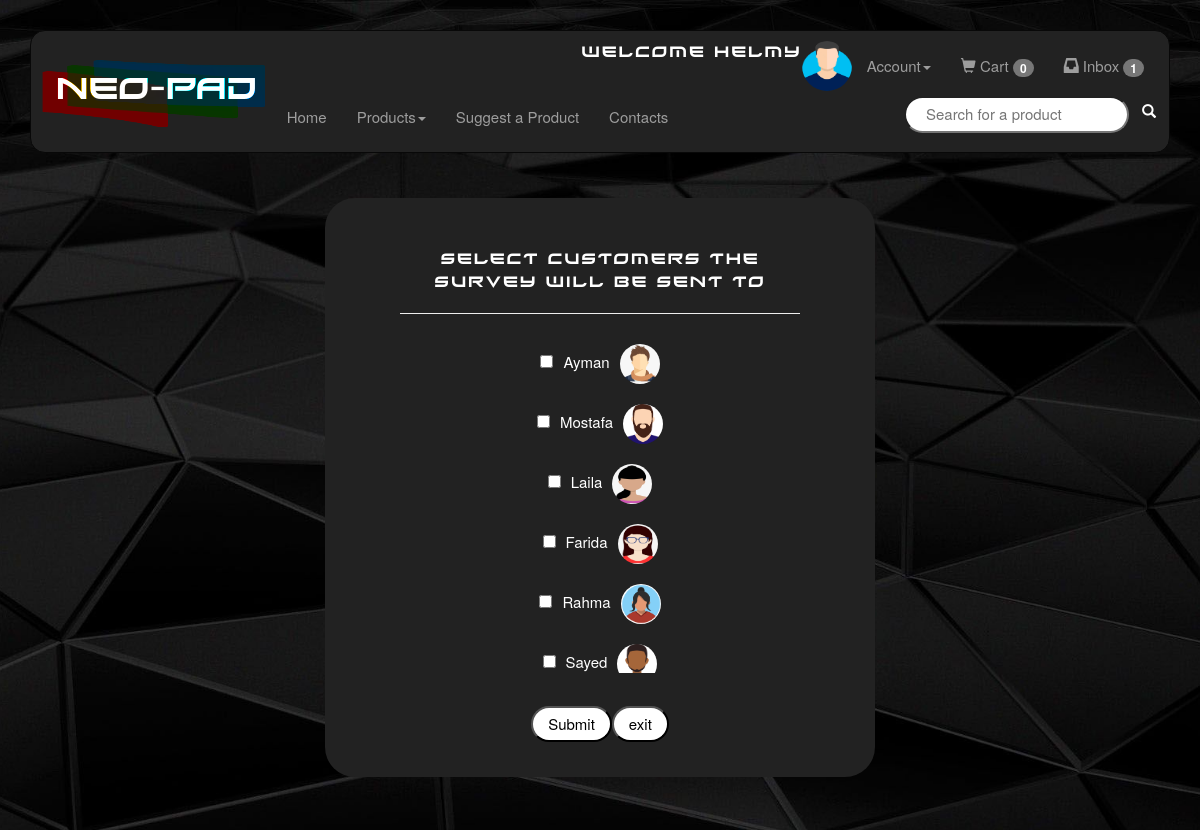
/SendSurvey.php (signed in), run on the app's committed database.
### tables this page shows
CREATE TABLE `users` (
  `id` int(10) UNSIGNED NOT NULL,
  `username` varchar(30) NOT NULL,
  `password` varchar(225) NOT NULL,
  `email` varchar(50) NOT NULL,
  `address` varchar(50) DEFAULT NULL,
  `imagePath` varchar(255) DEFAULT NULL,
  `userType` varchar(15) NOT NULL
);

### SendSurvey.php (the view, shortened to what this page needs)
<html>
    <head>
        <link rel="stylesheet" href="Style.css">
    </head>
    <body>
        <?php
        include "Menu.php";
        ?>
        <div class="container">
            <div class="card">
                <div class="sendSurvey">
                    <div class="list">
                <?php
                    if(isset($_SESSION['id'])){
                        $conn = new mysqli("localhost","root","", "project");
                        echo "<form method='post' action='' onsubmit='return validate(this);'>";
                        echo "<text class='header'>Select customers the survey will be sent to</text>";
                        echo "<hr>";
                            ?>
                            <?php
                        $customerssql = "SELECT * FROM users WHERE userType='customer'";
                        $customersResult = $conn->query($customerssql);
                        if($customersResult->num_rows == 0){
                            echo "Error: no customers found<br>";
                        }
                        else {
                            while($customerRow = $customersResult->fetch_assoc()){
                                echo "<input type='checkbox' name='customers[]' value='". $customerRow['id'] ."'>". $customerRow['username'] ."<img src=". $customerRow['imagePath']. " class='user-pic-icon'><img>";
                                echo "<br>";
                            }
                        }
                        echo "</div>";
                        echo "<br>";
                        echo "<input type='submit' name='submit'>" ;
                        echo "<input type='submit' name='exit' value='exit'/>";
                    }
                    ?>
                </div>
            </div>
        </div>
    </body>
</html>

### Style.css (style rules this page uses)
body { margin: 30px; background: black; color: white; line-height: 1.5; font-size: 15px; background-image: url(resources/images/style/background/bg.jpg); background-position: center; background-repeat:no-repeat; background-size:cover; }
.header { font-size: 15px; font-family: xirod; letter-spacing: 2px; }
.container { width: fit-content; height: fit-content; }
.card { background: #222; margin:20px; border-radius: 3rem; }
input[type=submit], input[type=reset], button, input[type=button], .select { border-radius: 3rem; color: black; background: white; margin: 10px 0; font-size: 100%; padding: 5px 15px; }
input[type=checkbox], input[type=radio] { margin:10px; }
.profile,.sendSurvey { margin:25px; padding:25px; text-align: center; width: 500px; overflow-y:auto; }
.user-pic-icon { border-radius: 4rem; width: 40px; height: 40px; margin: 10px; }
.List { padding:25px; height: 450px; overflow-y: auto; }

### data on the page
users: username "Ayman", imagePath (picture)
users: username "Mostafa", imagePath (picture)
users: username "Laila", imagePath (picture)
users: username "Farida", imagePath (picture)
users: username "Rahma", imagePath (picture)
users: username "Sayed", imagePath (picture)

### other printed values
$_SESSION['username'] "Helmy"
$cart_items_row['cartItems'] "0"
$inbox_notif_row['unread_messages'] "1"
